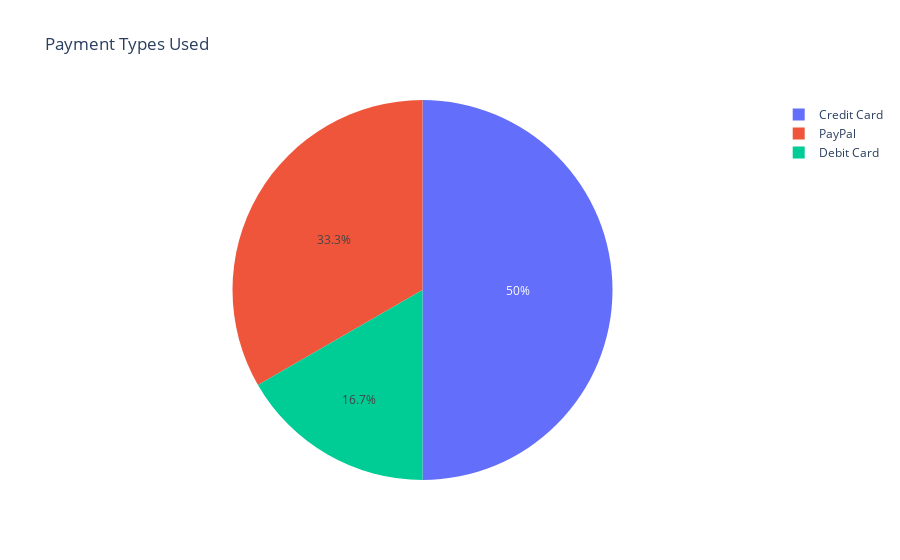

Notebook cell for this chart:
### Code cell
# pie chart for payment methods
fig = px.pie(payment_methods, values=payment_methods.values, 
             names=payment_methods.index, title='Distribution of Payment Types Used')
fig.show()

### Figure 1 — Plotly figure (JSON) as saved in the notebook; plotly's stock layout.template omitted (floating-point values rounded to 4 significant figures)
{"data": [{"domain": {"x": [0, 1], "y": [0, 1]}, "hovertemplate": "Payment Method=%{label}<br>value=%{value}<extra></extra>", "labels": ["Credit Card", "PayPal", "Debit Card"], "legendgroup": "", "name": "", "showlegend": true, "type": "pie", "values": [120, 80, 40]}], "layout": {"legend": {"tracegroupgap": 0}, "title": {"text": "Payment Types Used"}}}
